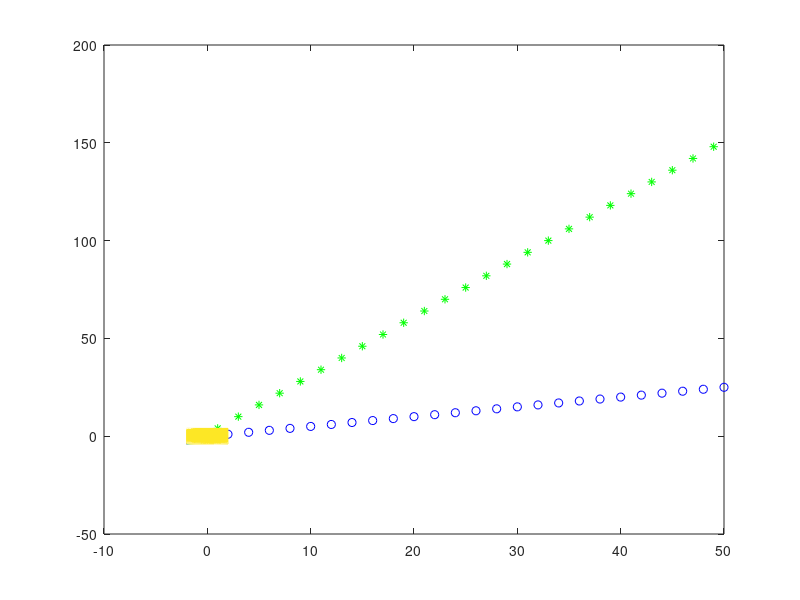

The MATLAB script that drew this image:
a = [1 2 3]
b = [4; 5; 6]
d = [4 5 6]

e = a.^2
f = a.*d
c = a*b
g = a.^d

p=[2 -5 0 8]
x=2
rez=polyval(p,x)

p=[1 -5 -17 21]
x=2
r=roots(p)

f=exp(10.*x.*(x-1)).*sin(12.*pi.*x)
x = 0:0.01:1
plot(x,f)



t = 0:0.1:10*pi
a = 1
b = 2
x = (a+b).*cos(t) - b.*cos((a/b + 1).*t)
y = (a+b).*sin(t) - b.*sin((a/b + 1).*t)
plot(x,y)
plot(x,y,'*r')

x = 0:0.01:2*pi
f1=cos(x)
f2=sin(x)
f3=cos(2.*x)
plot(x, f1, 'r')
plot(x, f2, 'r')
plot(x, f3, 'r')

x = -1:0.1:0
f1 = x.^3 + sqrt(1-x)
t = 0:0.1:1
f2 = t.^3 - sqrt(1-t)
plot(x, f1, 'r')
hold on
plot(t, f2, 'b')

x = 0:2:50
f1 = x./2
t = 1:2:49
f2 = 3.*t + 1
plot(x, f1, 'ob')
hold on
plot(t, f2, '*g')


x = -2:0.1:2;
y = -4:0.1:4;
[X,Y] = meshgrid(x,y);
g = -exp((X-1/2).^2+(Y-1/2).^2);
mesh(X,Y,g)



